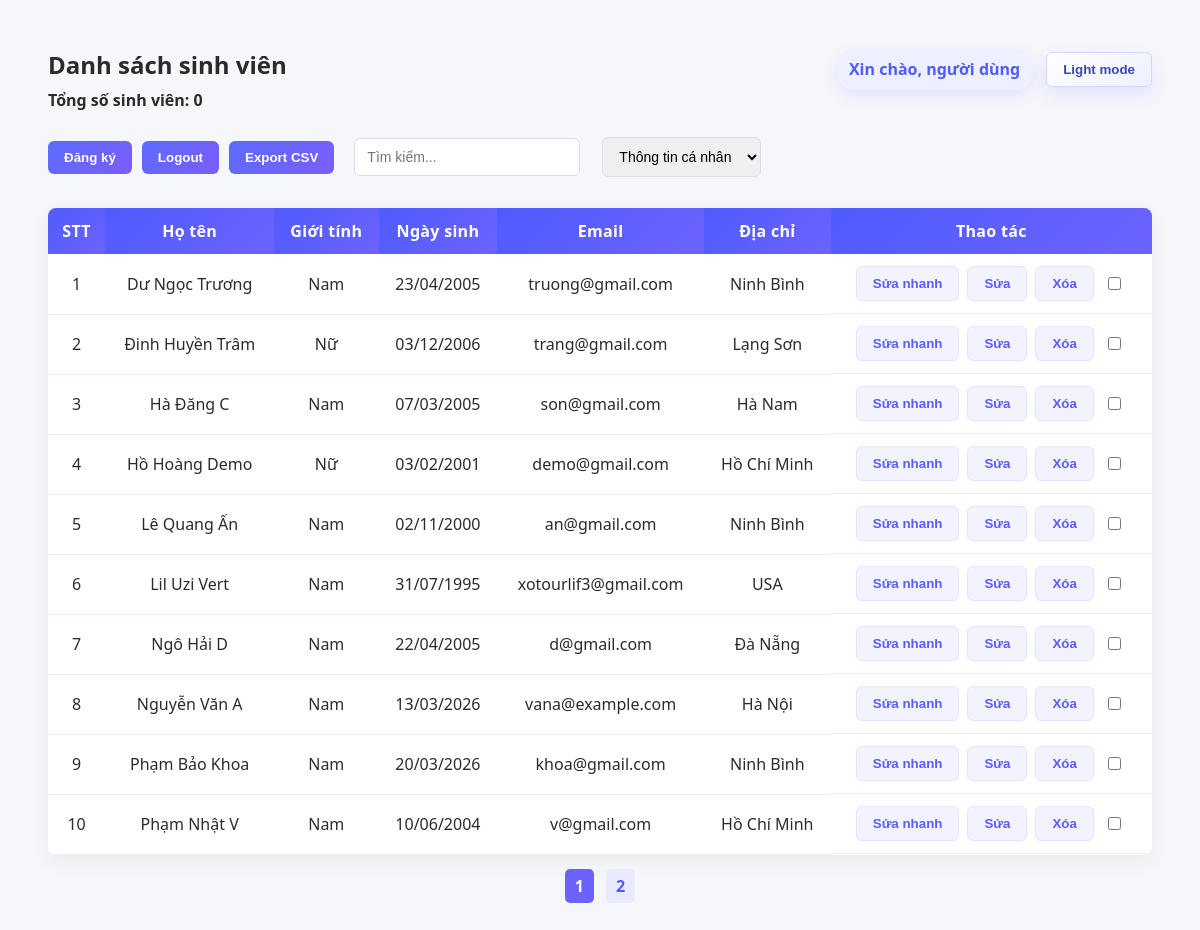
The app's page /pages/students/index.php with its own data.
### tables this page shows
CREATE TABLE `students` (
  `id` int(11) NOT NULL,
  `ho_ten` varchar(100) NOT NULL,
  `gioi_tinh` enum('Nam','Nữ') NOT NULL,
  `email` varchar(150) NOT NULL,
  `dia_chi` varchar(255) NOT NULL,
  `ngay_sinh` date DEFAULT NULL
);

### core/StudentService.php (called while the page is built, shortened)
<?php
require_once __DIR__ . '/../config/database.php';
function escapeValue($value): string
{
    return htmlspecialchars((string) ($value ?? ''), ENT_QUOTES, 'UTF-8');
}
function getSortColumn(string $view, string $sortKey): string
{
    $personalSortMap = [
        'ho_ten' => 'ho_ten',
        'gioi_tinh' => 'gioi_tinh',
        'ngay_sinh' => 'ngay_sinh',
        'email' => 'email',
        'dia_chi' => 'dia_chi',
    ];
    return $personalSortMap[$sortKey] ?? 'id';
}
function getStudentListViewData(string $view, int $page, int $limit): array
{
    global $conn;
    $page = max($page, 1);
    $limit = max($limit, 1);
    $offset = ($page - 1) * $limit;
    $search = trim($_GET['search'] ?? '');
    $sortKey = $_GET['sort'] ?? 'ho_ten';
    $sortColumn = getSortColumn($view, $sortKey);
    $sortOrder = (isset($_GET['order']) && $_GET['order'] === 'desc') ? 'DESC' : 'ASC';
    $searchLike = '%' . $search . '%';
    $whereClause = $search !== '' ? ' WHERE ' . getSearchWhereClause($view) : '';
    if ($view === 'academic') {
        $countSql = "
            SELECT COUNT(*) AS total
            FROM students s
            LEFT JOIN student_academic a ON s.id = a.student_id
            $whereClause
        ";
        $countStatement = $conn->prepare($countSql);
        if ($search !== '') {
            $countStatement->bind_param(
                'ssssss',
                $searchLike,
                $searchLike,
                $searchLike,
                $searchLike,
                $searchLike,
                $searchLike
            );
        }
        $countStatement->execute();
        $countResult = $countStatement->get_result();
        $totalStudents = (int) $countResult->fetch_assoc()['total'];
        $countStatement->close();
        $sql = "
            SELECT
                s.id,
                s.ho_ten,
                COALESCE(a.chuyen_nganh, '') AS chuyen_nganh,
                COALESCE(a.khoa_hoc, '') AS khoa_hoc,
                COALESCE(a.gpa, '') AS gpa,
                COALESCE(a.tinh_trang, '') AS tinh_trang,
                COALESCE(a.xep_loai, '') AS xep_loai
            FROM students s
            LEFT JOIN student_academic a ON s.id = a.student_id
            $whereClause
            ORDER BY $sortColumn $sortOrder
            LIMIT ?, ?
        ";
        $statement = $conn->prepare($sql);
        if ($search !== '') {
            $statement->bind_param(
                'ssssssii',
                $searchLike,
                $searchLike,
                $searchLike,
                $searchLike,
                $searchLike,
                $searchLike,
                $offset,
                $limit
            );
        } else {
            $statement->bind_param('ii', $offset, $limit);
        }
    } else {
        $countSql = "SELECT COUNT(*) AS total FROM students$whereClause";
        $countStatement = $conn->prepare($countSql);
        $countStatement->execute();
        $countResult = $countStatement->get_result();
        $totalStudents = (int) $countResult->fetch_assoc()['total'];
        $sql = "
            SELECT *
            FROM students
            $whereClause
            ORDER BY $sortColumn $sortOrder
            LIMIT ?, ?
        ";
        $statement = $conn->prepare($sql);
        if ($search !== '') {
            $statement->bind_param(
                'sssssii',
                $searchLike,
                $searchLike,
                $searchLike,
                $searchLike,
                $searchLike,
                $offset,
                $limit
            );
        } else {
            $statement->bind_param('ii', $offset, $limit);
        }
    }
    $totalPages = max((int) ceil($totalStudents / $limit), 1);
    $statement->execute();
    $result = $statement->get_result();
    $students = [];
    while ($row = $result->fetch_assoc()) {
        $students[] = $row;
    }
    return [
        'students' => $students,
        'page' => $page,
        'limit' => $limit,
        'total_pages' => $totalPages,
        'total_students' => $totalStudents,
        'search' => $search,
        'sort_key' => $sortKey,
        'sort_order' => strtolower($sortOrder),
    ];
}

### components/student-table.php (the view)
<?php
$isAcademicView = $view === 'academic';
$rowNumber = (($pageData['page'] - 1) * $pageData['limit']) + 1;
?>
<div class="table-wrapper">
    <table>
        <thead>
            <?php if ($isAcademicView) { ?>
                <tr>
                    <th>STT</th>
                    <th onclick="sortTable('ho_ten')">Họ tên</th>
                    <th onclick="sortTable('chuyen_nganh')">Chuyên ngành</th>
                    <th onclick="sortTable('khoa_hoc')">Khóa học</th>
                    <th onclick="sortTable('gpa')">GPA</th>
                    <th onclick="sortTable('tinh_trang')">Tình trạng</th>
                    <th onclick="sortTable('xep_loai')">Xếp loại</th>
                    <th class="action-col">Thao tác</th>
                </tr>
            <?php } else { ?>
                <tr>
                    <th>STT</th>
                    <th onclick="sortTable('ho_ten')">Họ tên</th>
                    <th onclick="sortTable('gioi_tinh')">Giới tính</th>
                    <th onclick="sortTable('ngay_sinh')">Ngày sinh</th>
                    <th onclick="sortTable('email')">Email</th>
                    <th onclick="sortTable('dia_chi')">Địa chỉ</th>
                    <th class="action-col">Thao tác</th>
                </tr>
            <?php } ?>
        </thead>
        <tbody id="tableBody">
            <?php foreach ($pageData['students'] as $student) { ?>
                <?php if ($isAcademicView) { ?>
                    <tr data-id="<?= escapeValue($student['id']) ?>" data-view="academic">
                        <td><?= $rowNumber ?></td>
                        <td><?= escapeValue($student['ho_ten']) ?></td>
                        <td data-field="chuyen_nganh" data-value="<?= escapeValue($student['chuyen_nganh']) ?>"><?= escapeValue($student['chuyen_nganh']) ?></td>
                        <td><?= escapeValue($student['khoa_hoc']) ?></td>
                        <td><?= escapeValue($student['gpa']) ?></td>
                        <td data-field="tinh_trang" data-value="<?= escapeValue($student['tinh_trang']) ?>"><?= escapeValue($student['tinh_trang']) ?></td>
                        <td data-field="xep_loai" data-value="<?= escapeValue($student['xep_loai']) ?>"><?= escapeValue($student['xep_loai']) ?></td>
                        <td class="action-cell">
                            <button type="button" onclick="startInlineEdit(this)">Sửa nhanh</button>
                            <button type="button" onclick="confirmEdit(<?= (int) $student['id'] ?>)">Sửa</button>
                            <button type="button" onclick="confirmDelete(<?= (int) $student['id'] ?>)">Xóa</button>
                            <input type="checkbox" class="row-check" value="<?= escapeValue($student['id']) ?>" onchange="toggleBulkDeleteButton()">
                        </td>
                    </tr>
                <?php } else { ?>
                    <?php $dateOfBirth = $student['ngay_sinh'] ? date('d/m/Y', strtotime($student['ngay_sinh'])) : ''; ?>
                    <tr data-id="<?= escapeValue($student['id']) ?>" data-view="personal">
                        <td><?= $rowNumber ?></td>
                        <td><?= escapeValue($student['ho_ten']) ?></td>
                        <td><?= escapeValue($student['gioi_tinh']) ?></td>
                        <td><?= escapeValue($dateOfBirth) ?></td>
                        <td data-field="email" data-value="<?= escapeValue($student['email']) ?>"><?= escapeValue($student['email']) ?></td>
                        <td data-field="dia_chi" data-value="<?= escapeValue($student['dia_chi']) ?>"><?= escapeValue($student['dia_chi']) ?></td>
                        <td class="action-cell">
                            <button type="button" onclick="startInlineEdit(this)">Sửa nhanh</button>
                            <button type="button" onclick="confirmEdit(<?= (int) $student['id'] ?>)">Sửa</button>
                            <button type="button" onclick="confirmDelete(<?= (int) $student['id'] ?>)">Xóa</button>
                            <input type="checkbox" class="row-check" value="<?= escapeValue($student['id']) ?>" onchange="toggleBulkDeleteButton()">
                        </td>
                    </tr>
                <?php } ?>
                <?php $rowNumber++; ?>
            <?php } ?>
        </tbody>
    </table>
</div>

### pages/students/index.php (shortened to what this page needs)
<?php
require_once __DIR__ . '/../../core/StudentService.php';
$view = (isset($_GET['view']) && $_GET['view'] === 'academic') ? 'academic' : 'personal';
$search = trim($_GET['search'] ?? '');
$page = isset($_GET['page']) ? (int) $_GET['page'] : 1;
$pageData = getStudentListViewData($view, $page, 10);
?>
<!DOCTYPE html>
<html>
<head>
    <link rel="stylesheet" href="../../assets/css/students.css">
</head>
<body>
    <div class="page-header">
        <div class="page-title-block">
            <h2>Danh sách sinh viên</h2>
            <div class="student-count">
                <b>Tổng số sinh viên: <span id="studentCount">0</span></b>
            </div>
        </div>
        <div class="page-header-actions">
            <div id="userGreeting" class="user-greeting">Xin chào, người dùng</div>
            <button type="button" class="theme-toggle" onclick="toggleTheme()">Dark mode</button>
        </div>
    </div>
    <div class="top-bar">
        <div class="top-actions">
            <button type="button" onclick="openForm()">Đăng ký</button>
            <button type="button" onclick="logout()">Logout</button>
            <button type="button" onclick="exportCSV()">Export CSV</button>
            <input id="search" placeholder="Tìm kiếm..." value="<?= escapeValue($search) ?>">
            <select id="viewMode" onchange="changeView()">
                <option value="personal" <?= $view === 'personal' ? 'selected' : '' ?>>Thông tin cá nhân</option>
            </select>
        </div>
    </div>
    <?php require __DIR__ . '/../../components/student-table.php'; ?>
    <div class="pagination">
        <?php for ($pageNumber = 1; $pageNumber <= $pageData['total_pages']; $pageNumber++) { ?>
            <?php if ($pageNumber === $pageData['page']) { ?>
                <strong><?= $pageNumber ?></strong>
            <?php } else { ?>
                <a href="#" onclick="goPage(<?= $pageNumber ?>); return false;"><?= $pageNumber ?></a>
            <?php } ?>
        <?php } ?>
    </div>
</body>
</html>

### assets/css/students.css (style rules this page uses)
body { font-family:Segoe UI,sans-serif; padding:40px; background:#f6f7fb; color:#2b2b2b; transition:background 0.25s ease,color 0.25s ease; }
.page-header { display:flex; justify-content:space-between; align-items:flex-start; gap:18px; margin-bottom:20px; }
.page-title-block h2 { margin:0 0 8px; }
.page-header-actions { display:flex; align-items:center; gap:12px; flex-wrap:wrap; justify-content:flex-end; }
.user-greeting { padding:10px 14px; border-radius:999px; background:#eef0ff; color:#4f5bff; font-weight:700; box-shadow:0 6px 16px rgba(79,91,255,0.12); }
.theme-toggle { background:linear-gradient(135deg,#ffffff,#eef1ff); color:#3949ab; border:1px solid #cfd6ff; box-shadow:0 8px 18px rgba(79,91,255,0.12); }
input,select { padding:10px 12px; margin:6px; border:1px solid #dcdcec; border-radius:6px; outline:none; font-size:14px; transition:0.2s; }
button { padding:9px 16px; border:none; border-radius:6px; background:linear-gradient(135deg,#5c6cff,#7b5cff); color:white; font-weight:700; cursor:pointer; transition:0.2s; }
table { margin-top:25px; border-collapse:collapse; width:100%; background:white; border-radius:8px; overflow:hidden; box-shadow:0 6px 20px rgba(0,0,0,0.06); }
th { background:linear-gradient(135deg,#4f5bff,#6c63ff); color:white; padding:12px; font-weight:600; letter-spacing:0.3px; cursor:pointer; }
td { padding:12px; border-bottom:1px solid #ececf4; text-align:center; vertical-align:middle; }
tbody tr { transition:0.2s; }
td:last-child { display:flex; justify-content:center; align-items:center; gap:8px; flex-wrap:wrap; }
td button { background:#f2f3ff; color:#5a5cff; border:1px solid #e3e4ff; font-weight:bold; }
.pagination { margin-top:20px; text-align:center; }
.pagination a { margin:4px; padding:6px 10px; background:#eaeaff; border-radius:5px; text-decoration:none; font-weight:600; color:#4f5bff; }
.pagination strong { margin:4px; padding:6px 10px; background:#6c63ff; color:white; border-radius:5px; }
#search { margin-left:10px; width:200px; }
.top-bar { display:flex; align-items:center; justify-content:space-between; gap:12px; flex-wrap:wrap; }
.top-actions { display:flex; align-items:center; gap:10px; flex-wrap:wrap; }

### records on screen
students: ho_ten "Dư Ngọc Trương", gioi_tinh "Nam", ngay_sinh "23/04/2005", email "truong@gmail.com", dia_chi "Ninh Bình"
students: ho_ten "Đinh Huyền Trâm", gioi_tinh "Nữ", ngay_sinh "03/12/2006", email "trang@gmail.com", dia_chi "Lạng Sơn"
students: ho_ten "Hà Đăng C", gioi_tinh "Nam", ngay_sinh "07/03/2005", email "son@gmail.com", dia_chi "Hà Nam"
students: ho_ten "Hồ Hoàng Demo", gioi_tinh "Nữ", ngay_sinh "03/02/2001", email "demo@gmail.com", dia_chi "Hồ Chí Minh"
students: ho_ten "Lê Quang Ấn", gioi_tinh "Nam", ngay_sinh "02/11/2000", email "an@gmail.com", dia_chi "Ninh Bình"
students: ho_ten "Lil Uzi Vert", gioi_tinh "Nam", ngay_sinh "31/07/1995", email "xotourlif3@gmail.com", dia_chi "USA"
students: ho_ten "Ngô Hải D", gioi_tinh "Nam", ngay_sinh "22/04/2005", email "d@gmail.com", dia_chi "Đà Nẵng"
students: ho_ten "Nguyễn Văn A", gioi_tinh "Nam", ngay_sinh "13/03/2026", email "vana@example.com", dia_chi "Hà Nội"
students: ho_ten "Phạm Bảo Khoa", gioi_tinh "Nam", ngay_sinh "20/03/2026", email "khoa@gmail.com", dia_chi "Ninh Bình"
students: ho_ten "Phạm Nhật V", gioi_tinh "Nam", ngay_sinh "10/06/2004", email "v@gmail.com", dia_chi "Hồ Chí Minh"
